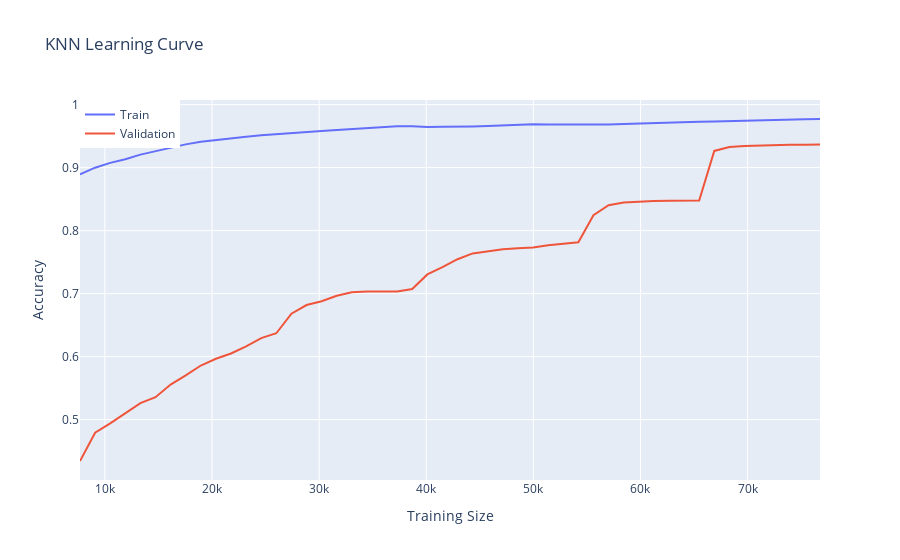

Notebook code for this chart:
### Code cell
# Calculate learning curve
train_sizes, train_scores, valid_scores = learning_curve(
    knn_classifier.best_estimator_,
    X_SMOTE_scaled,
    y_SMOTE,
    train_sizes=np.linspace(0.1, 1, 50),
    cv=5,
    scoring="accuracy",
)

# Calculate mean scores
train_scores_mean = np.mean(train_scores, axis=1)
valid_scores_mean = np.mean(valid_scores, axis=1)

# Create a plotly figure
fig = go.Figure()

# Add train scores
fig.add_trace(
    go.Scatter(x=train_sizes, y=train_scores_mean, mode="lines", name="Train")
)

# Add validation scores
fig.add_trace(
    go.Scatter(
        x=train_sizes, y=valid_scores_mean, mode="lines", name="Validation"
    )
)

# Update layout and display
fig.update_layout(
    title="KNN Learning Curve",
    xaxis_title="Training Size",
    yaxis_title="Accuracy",
    legend=dict(x=0, y=1, traceorder="normal"),
)
fig.show()

### Figure 1 — Plotly figure (JSON) as saved in the notebook; plotly's stock layout.template omitted (floating-point values rounded to 4 significant figures)
{"data": [{"mode": "lines", "name": "Train", "type": "scatter", "x": [7676, 9086, 10496, 11906, 13316, 14726, 16136, 17546, 18956, 20365, 21775, 23185, 24595, 26005, 27415, 28825, 30235, 31645, 33055, 34465, 35875, 37285, 38695, 40105, 41515, 42925, 44335, 45745, 47155, 48564, 49974, 51384, 52794, 54204, 55614, 57024, 58434, 59844, 61254, 62664, 64074, 65484, 66894, 68304, 69714, 71124, 72534, 73944, 75354, 76764], "y": [0.8892, 0.8999, 0.9075, 0.9134, 0.9206, 0.9263, 0.9323, 0.9369, 0.9412, 0.9441, 0.9467, 0.949, 0.9512, 0.9532, 0.9548, 0.9567, 0.9582, 0.9597, 0.9613, 0.9628, 0.9642, 0.9655, 0.9658, 0.9646, 0.9649, 0.9646, 0.9653, 0.9661, 0.9672, 0.9681, 0.9687, 0.9684, 0.9683, 0.9677, 0.9675, 0.9683, 0.9692, 0.9701, 0.971, 0.9717, 0.9723, 0.9729, 0.9732, 0.974, 0.9746, 0.9752, 0.9757, 0.9762, 0.9767, 0.9772]}, {"mode": "lines", "name": "Validation", "type": "scatter", "x": [7676, 9086, 10496, 11906, 13316, 14726, 16136, 17546, 18956, 20365, 21775, 23185, 24595, 26005, 27415, 28825, 30235, 31645, 33055, 34465, 35875, 37285, 38695, 40105, 41515, 42925, 44335, 45745, 47155, 48564, 49974, 51384, 52794, 54204, 55614, 57024, 58434, 59844, 61254, 62664, 64074, 65484, 66894, 68304, 69714, 71124, 72534, 73944, 75354, 76764], "y": [0.4343, 0.4792, 0.4939, 0.5094, 0.5263, 0.5355, 0.5556, 0.5702, 0.5859, 0.5965, 0.605, 0.6161, 0.6294, 0.6371, 0.6681, 0.6819, 0.6879, 0.6965, 0.7022, 0.7032, 0.7035, 0.7035, 0.7072, 0.7305, 0.742, 0.7546, 0.7638, 0.7676, 0.7703, 0.7718, 0.7733, 0.7766, 0.7788, 0.7815, 0.8245, 0.8403, 0.8444, 0.8462, 0.847, 0.8474, 0.8476, 0.8477, 0.9265, 0.9326, 0.9345, 0.9354, 0.9359, 0.9363, 0.9364, 0.9366]}], "layout": {"legend": {"traceorder": "normal", "x": 0, "y": 1}, "title": {"text": "KNN Learning Curve"}, "xaxis": {"title": {"text": "Training Size"}}, "yaxis": {"title": {"text": "Accuracy"}}}}
